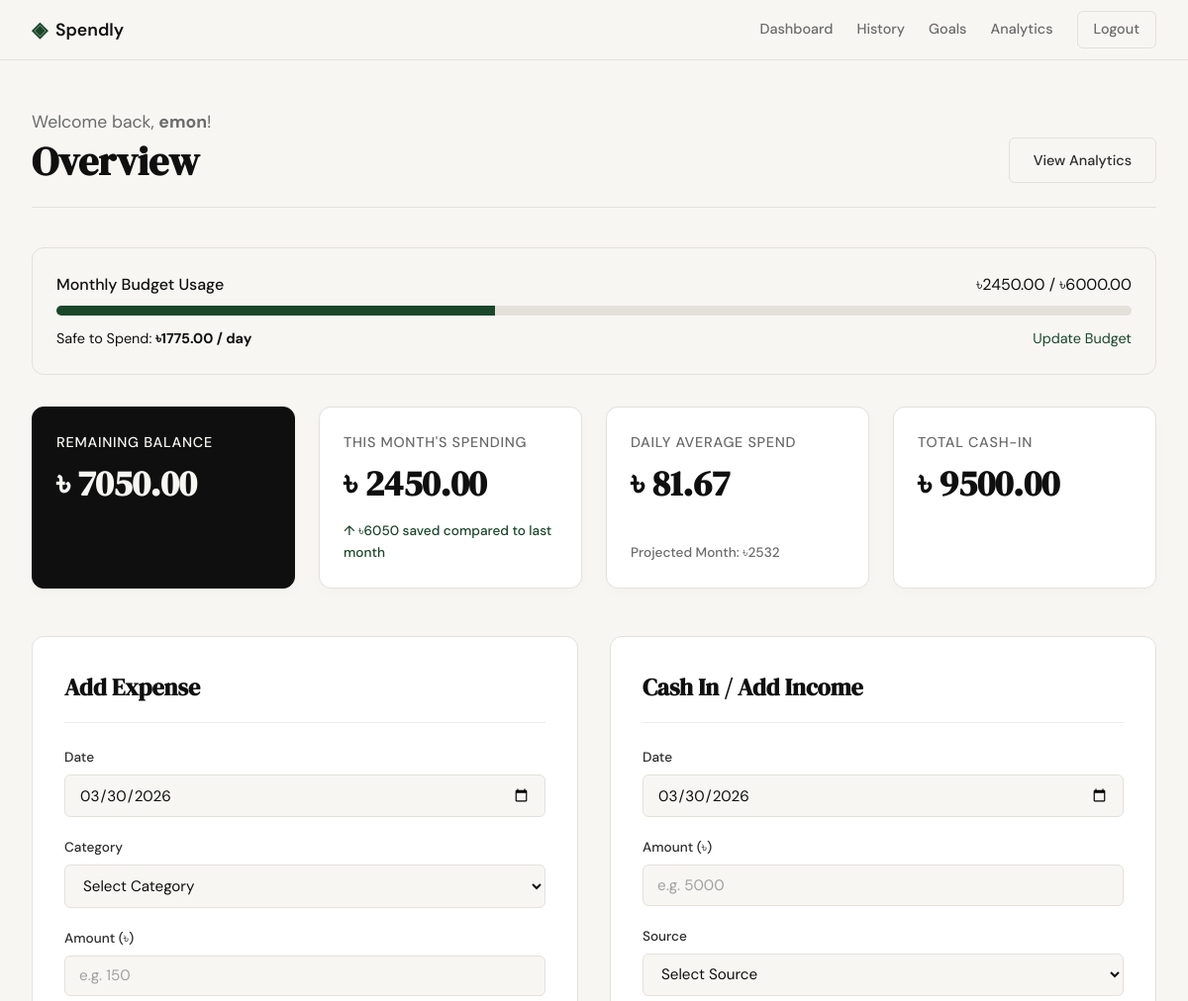
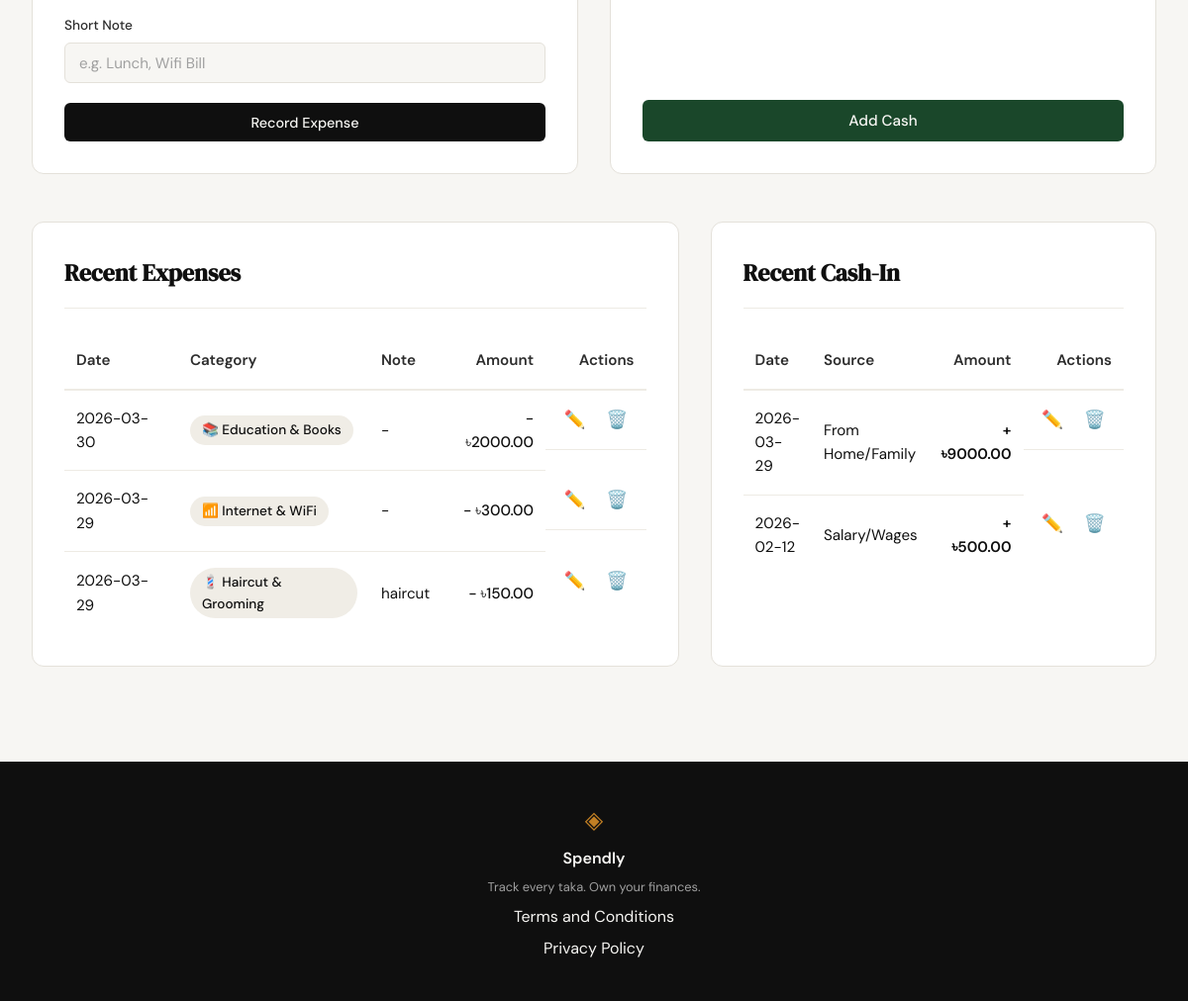
/dashboard (signed in), run on the app's committed database (2 pictures, top to bottom).
### tables this page shows
CREATE TABLE budgets (
            id INTEGER PRIMARY KEY AUTOINCREMENT,
            user_id INTEGER NOT NULL,
            category_id INTEGER,
            amount REAL NOT NULL,
            month TEXT NOT NULL,
            FOREIGN KEY (user_id) REFERENCES users (id) ON DELETE CASCADE,
            FOREIGN KEY (category_id) REFERENCES categories (id) ON DELETE CASCADE,
            UNIQUE(user_id, category_id, month)
        );

CREATE TABLE expenses (
            id INTEGER PRIMARY KEY AUTOINCREMENT,
            user_id INTEGER NOT NULL,
            category_id INTEGER NOT NULL,
            amount REAL NOT NULL,
            description TEXT,
            date TIMESTAMP DEFAULT CURRENT_TIMESTAMP,
            FOREIGN KEY (user_id) REFERENCES users (id) ON DELETE CASCADE,
            FOREIGN KEY (category_id) REFERENCES categories (id)
        );

CREATE TABLE categories (
            id INTEGER PRIMARY KEY AUTOINCREMENT,
            name TEXT UNIQUE NOT NULL,
            icon TEXT DEFAULT '💸'
        );

CREATE TABLE incomes (
            id INTEGER PRIMARY KEY AUTOINCREMENT,
            user_id INTEGER NOT NULL,
            amount REAL NOT NULL,
            description TEXT,
            date TIMESTAMP DEFAULT CURRENT_TIMESTAMP,
            FOREIGN KEY (user_id) REFERENCES users (id) ON DELETE CASCADE
        );

### app/routes/dashboard.py (the view, shortened to what this page needs)
@dashboard_bp.route("/dashboard")
def index():
    if "user_id" not in session:
        return redirect(url_for("auth.login"))
    uid = session["user_id"]
    conn = get_db()
    now = datetime.now()
    curr_month = now.strftime("%Y-%m")
    total_income = (conn.execute(
        "SELECT COALESCE(SUM(amount),0) as t FROM incomes WHERE user_id=?", (uid,)
    ).fetchone()["t"])
    total_expense = (conn.execute(
        "SELECT COALESCE(SUM(amount),0) as t FROM expenses WHERE user_id=?", (uid,)
    ).fetchone()["t"])
    lifetime_saved = total_income - total_expense
    cm_income = (conn.execute(
        "SELECT COALESCE(SUM(amount),0) as t FROM incomes WHERE user_id=? AND strftime('%Y-%m',date)=?",
        (uid, curr_month),
    ).fetchone()["t"])
    cm_expense = (conn.execute(
        "SELECT COALESCE(SUM(amount),0) as t FROM expenses WHERE user_id=? AND strftime('%Y-%m',date)=?",
        (uid, curr_month),
    ).fetchone()["t"])
    cm_saved = cm_income - cm_expense
    first_of_month = now.replace(day=1)
    prev_month_date = first_of_month - timedelta(days=1)
    prev_month = prev_month_date.strftime("%Y-%m")
    pm_income = (conn.execute(
        "SELECT COALESCE(SUM(amount),0) as t FROM incomes WHERE user_id=? AND strftime('%Y-%m',date)=?",
        (uid, prev_month),
    ).fetchone()["t"])
    pm_expense = (conn.execute(
        "SELECT COALESCE(SUM(amount),0) as t FROM expenses WHERE user_id=? AND strftime('%Y-%m',date)=?",
        (uid, prev_month),
    ).fetchone()["t"])
    pm_saved = pm_income - pm_expense
    savings_diff = cm_saved - pm_saved
    all_budgets = conn.execute(
        "SELECT category_id, amount FROM budgets WHERE user_id=? AND month=?",
        (uid, curr_month)
    ).fetchall()
    monthly_budget = 0
    cat_budgets = {}
    for b in all_budgets:
        if b['category_id'] is None:
            monthly_budget = b['amount']
        else:
            cat_budgets[b['category_id']] = b['amount']
    cat_spending_query = conn.execute("""
        SELECT category_id, SUM(amount) as spent
        FROM expenses
        WHERE user_id=? AND strftime('%Y-%m', date)=?
        GROUP BY category_id
    """, (uid, curr_month)).fetchall()
    cat_spending_map = {r['category_id']: r['spent'] for r in cat_spending_query}
    days_in_month = calendar.monthrange(now.year, now.month)[1]
    current_day = now.day
    days_left = days_in_month - current_day + 1
    daily_average = cm_expense / current_day if current_day > 0 else 0
    projected_spend = daily_average * days_in_month
    if monthly_budget > 0:
        safe_to_spend_daily = max(0, (monthly_budget - cm_expense) / days_left)
        budget_used_percent = round(min(100, (cm_expense / monthly_budget) * 100), 1)
    else:
        safe_to_spend_daily = 0
        budget_used_percent = 0
    categories = conn.execute("SELECT * FROM categories ORDER BY name").fetchall()
    detailed_cat_budgets = []
    for c in categories:
        cid = c['id']
    recent_expenses = conn.execute("""
        SELECT e.*, c.name as category_name, c.icon as category_icon
        FROM expenses e JOIN categories c ON e.category_id = c.id
        WHERE e.user_id = ? ORDER BY e.date DESC LIMIT 5
    """, (uid,)).fetchall()
    recent_incomes = conn.execute(
        "SELECT * FROM incomes WHERE user_id=? ORDER BY date DESC LIMIT 5",
        (uid,),
    ).fetchall()
    cat_spending = conn.execute("""
        SELECT c.name, c.icon, COALESCE(SUM(e.amount),0) as total
        FROM categories c LEFT JOIN expenses e ON c.id = e.category_id
            AND e.user_id = ? AND strftime('%Y-%m', e.date) = ?
        GROUP BY c.id HAVING total > 0
        ORDER BY total DESC
    """, (uid, curr_month)).fetchall()
    return render_template(
        "dashboard.html",
        total_income=total_income,
        total_expense=total_expense,
        lifetime_saved=lifetime_saved,
        balance=lifetime_saved,
        cm_income=cm_income,
        cm_expense=cm_expense,
        cm_saved=cm_saved,
        pm_saved=pm_saved,
        savings_diff=savings_diff,
        curr_month_savings=cm_saved,
        categories=categories,
        recent_expenses=recent_expenses,
        recent_incomes=recent_incomes,
        cat_spending=cat_spending,
        curr_month_label=now.strftime("%B %Y"),
        prev_month_label=prev_month_date.strftime("%B %Y"),
        current_date=now.strftime("%Y-%m-%d"),
        monthly_budget=monthly_budget,
        daily_average=daily_average,
        projected_spend=projected_spend,
        safe_to_spend_daily=safe_to_spend_daily,
        budget_used_percent=budget_used_percent,
        detailed_cat_budgets=detailed_cat_budgets,
    )

### app/templates/dashboard.html (shortened to what this page needs)
{% extends "base.html" %}
{% block content %}
<div class="dash-wrapper">
    <div class="dash-container">
        <header class="dash-header">
            <div class="header-left">
                <p class="greeting">Welcome back, <strong>{{ session.username }}</strong>!</p>
                <h1 class="dash-title">Overview</h1>
            </div>
            <div class="header-right">
                <a href="{{ url_for('analytics.index') }}" class="btn-ghost">View Analytics</a>
            </div>
        </header>
        {% if monthly_budget > 0 %}
        <div class="budget-section"
            style="margin-bottom: 2rem; background: var(--surface); padding: 1.5rem; border-radius: 12px; border: 1px solid var(--border);">
            <div
                style="display: flex; justify-content: space-between; margin-bottom: 0.5rem; flex-wrap: wrap; gap: 0.25rem;">
                <span style="font-weight: 500;">Monthly Budget Usage</span>
                <span style="color: var(--text-secondary);">৳{{ "%.2f"|format(cm_expense) }} / ৳{{
                    "%.2f"|format(monthly_budget) }}</span>
            </div>
            <div class="progress-bar-bg"
                style="width: 100%; height: 10px; background: var(--border); border-radius: 5px; overflow: hidden;">
                <div class="progress-fill"
                    style="width: {{ budget_used_percent }}%; height: 100%; background: {% if budget_used_percent > 90 %}var(--danger){% elif budget_used_percent > 75 %}var(--warning){% else %}var(--primary){% endif %}; transition: width 0.8s ease-out;">
                </div>
            </div>
            <div
                style="margin-top: 0.75rem; font-size: 0.9rem; color: var(--text-secondary); display: flex; justify-content: space-between; flex-wrap: wrap; gap: 0.5rem; align-items: center;">
                <span>Safe to Spend: <strong>৳{{ "%.2f"|format(safe_to_spend_daily) }} / day</strong></span>
                <a href="#" onclick="document.getElementById('setBudgetModal').style.display='block'"
                    style="color: var(--primary);">Update Budget</a>
            </div>
        </div>
        {% endif %}
        <div class="stats-grid">
            <div class="stat-card stat-primary">
                <p class="stat-label">Remaining Balance</p>
                <h2 class="stat-value">৳ {{ "%.2f"|format(balance|default(0)) }}</h2>
            </div>
            <div class="stat-card">
                <p class="stat-label">This Month's Spending</p>
                <h2 class="stat-value">৳ {{ "%.2f"|format(cm_expense|default(0)) }}</h2>
                {% if savings_diff and savings_diff > 0 %}
                <p class="stat-trend trend-up">↑ ৳{{ "%.0f"|format(savings_diff) }} saved compared to last month</p>
                {% elif savings_diff and savings_diff < 0 %} <p class="stat-trend trend-down">↓ ৳{{
                    "%.0f"|format(savings_diff|abs) }} less saved than last month</p>
                    {% else %}
                    <p class="stat-trend">Same as last month</p>
                    {% endif %}
            </div>
            <div class="stat-card">
                <p class="stat-label">Daily Average Spend</p>
                <h2 class="stat-value">৳ {{ "%.2f"|format(daily_average|default(0)) }}</h2>
                <p class="stat-trend text-secondary">Projected Month: ৳{{ "%.0f"|format(projected_spend) }}</p>
            </div>
            <div class="stat-card">
                <p class="stat-label">Total Cash-In</p>
                <h2 class="stat-value">৳ {{ "%.2f"|format(total_income|default(0)) }}</h2>
            </div>
        </div>
        <div class="forms-grid">
            <div class="form-card">
                <h3 class="card-title">Add Expense</h3>
                <form action="{{ url_for('transactions.add_expense') }}" method="POST" class="dash-form">
                    <div class="form-group">
                        <label>Date</label>
                        <input type="date" name="date" class="form-input" required value="{{ current_date }}">
                    </div>
                    <div class="form-group">
                        <label>Category</label>
                        <select name="category_id" class="form-input" required>
                            <option value="">Select Category</option>
                        </select>
                    </div>
                    <div class="form-group">
                        <label>Amount (৳)</label>
                        <input type="number" step="0.01" name="amount" class="form-input" placeholder="e.g. 150"
                            required>
                    </div>
                    <div class="form-group">
                        <label>Short Note</label>
                        <input type="text" name="description" class="form-input" placeholder="e.g. Lunch, Wifi Bill"
                            autocomplete="off">
                    </div>
                    <button type="submit" class="btn-primary w-full">Record Expense</button>
                </form>
            </div>
            <div class="form-card">
                <h3 class="card-title">Cash In / Add Income</h3>
                <form action="{{ url_for('transactions.cash_in') }}" method="POST" class="dash-form">
                    <div class="form-group">
                        <label>Date</label>
                        <input type="date" name="date" class="form-input" required value="{{ current_date }}">
                    </div>
                    <div class="form-group">
                        <label>Amount (৳)</label>
                        <input type="number" step="0.01" name="amount" class="form-input" placeholder="e.g. 5000"
                            required>
                    </div>
                    <div class="form-group">
                        <label>Source</label>
                        <select name="description" class="form-input" required>
                            <option value="">Select Source</option>
                        </select>
                    </div>
                    <button type="submit" class="btn-success w-full" style="margin-top: auto;">Add Cash</button>
                </form>
            </div>
        </div>
        <div class="tables-grid">
            <div class="table-card">
                <h3 class="card-title">Recent Expenses</h3>
                <div class="table-responsive">
                    <table class="dash-table">
                        <thead>
                            <tr>
                                <th>Date</th>
                                <th>Category</th>
                                <th>Note</th>
                                <th class="text-right">Amount</th>
                                <th class="text-right">Actions</th>
                            </tr>
                        </thead>
                        <tbody>
                            {% for e in recent_expenses %}
                            <tr>
                                <td>{{ e.date.split(' ')[0] }}</td>
                                <td><span class="cat-pill">{{ e.category_icon }} {{ e.category_name }}</span></td>
                                <td>{{ e.description or '-' }}</td>
                                <td class="text-right amount-out">- ৳{{ "%.2f"|format(e.amount) }}</td>
                                <td class="text-right actions-cell">
                                    <button class="action-btn edit-btn"
                                        onclick="openExpenseModal({{ e.id }}, '{{ e.date.split(' ')[0] }}', {{ e.category_id }}, {{ e.amount }}, '{{ e.description }}')">✏️</button>
                                    <form action="{{ url_for('transactions.delete_expense', id=e.id) }}" method="POST"
                                        class="inline-form"
                                        onsubmit="return confirm('Are you sure you want to delete this expense?');">
                                        <button type="submit" class="action-btn delete-btn">🗑️</button>
                                    </form>
                                </td>
                            </tr>
                            {% else %}
                            <tr>
                                <td colspan="5" class="text-center empty-state">No recent expenses.</td>
                            </tr>
                            {% endfor %}
                        </tbody>
                    </table>
                </div>
            </div>
            <div class="table-card">
                <h3 class="card-title">Recent Cash-In</h3>
                <div class="table-responsive">
                    <table class="dash-table">
                        <thead>
                            <tr>
                                <th>Date</th>
                                <th>Source</th>
                                <th class="text-right">Amount</th>
                                <th class="text-right">Actions</th>
                            </tr>
                        </thead>
                        <tbody>
                            {% for i in recent_incomes %}
                            <tr>
                                <td>{{ i.date.split(' ')[0] }}</td>
                                <td>{{ i.description }}</td>
                                <td class="text-right amount-in">+ ৳{{ "%.2f"|format(i.amount) }}</td>
                                <td class="text-right actions-cell">
                                    <button class="action-btn edit-btn"
                                        onclick="openIncomeModal({{ i.id }}, '{{ i.date.split(' ')[0] }}', {{ i.amount }}, '{{ i.description }}')">✏️</button>
                                    <form action="{{ url_for('transactions.delete_income', id=i.id) }}" method="POST"
                                        class="inline-form"
                                        onsubmit="return confirm('Are you sure you want to delete this income?');">
                                        <button type="submit" class="action-btn delete-btn">🗑️</button>
                                    </form>
                                </td>
                            </tr>
                            {% else %}
                            <tr>
                                <td colspan="4" class="text-center empty-state">No recent income.</td>
                            </tr>
                            {% endfor %}
                        </tbody>
                    </table>
                </div>
            </div>
        </div>
    </div>
</div>
{% endblock %}

### data on the page
budgets: amount "6000.00"
expenses: date "2026-03-30", category_icon "📚", category_name "Education & Books", description "-", amount "2000.00"
expenses: date "2026-03-29", category_icon "📶", category_name "Internet & WiFi", description "-", amount "300.00"
expenses: date "2026-03-29", category_icon "💈", category_name "Haircut & Grooming", description "haircut", amount "150.00"
incomes: date "2026-03-29", description "From Home/Family", amount "9000.00"
incomes: date "2026-02-12", description "Salary/Wages", amount "500.00"

### other printed values
{{ session.username }} "emon"
{{ "%.2f"|format(cm_expense) }} "2450.00"
{{ "%.2f"|format(safe_to_spend_daily) }} "1775.00"
{{ "%.2f"|format(balance|default(0)) }} "7050.00"
{{ "%.2f"|format(cm_expense|default(0)) }} "2450.00"
{{ "%.0f"|format(savings_diff) }} "6050"
{{ "%.2f"|format(daily_average|default(0)) }} "81.67"
{{ "%.0f"|format(projected_spend) }} "2532"
{{ "%.2f"|format(total_income|default(0)) }} "9500.00"
